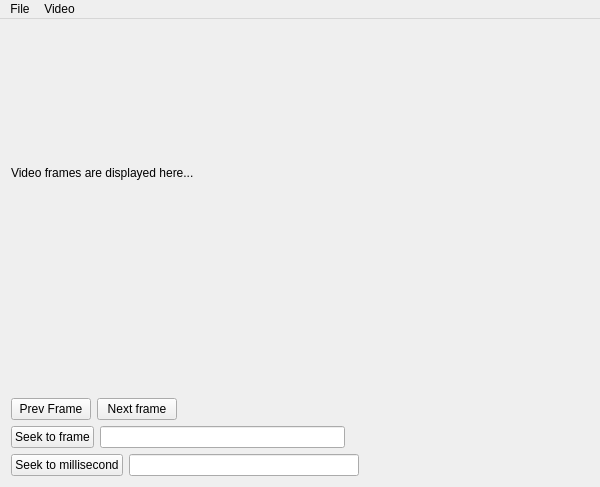
<?xml version="1.0" encoding="UTF-8"?>
<ui version="4.0">
 <class>MainWindow</class>
 <widget class="QMainWindow" name="MainWindow">
  <property name="geometry">
   <rect>
    <x>0</x>
    <y>0</y>
    <width>600</width>
    <height>487</height>
   </rect>
  </property>
  <property name="windowTitle">
   <string>QTFFmpegWrapper demonstration</string>
  </property>
  <property name="windowIcon">
   <iconset resource="resource.qrc">
    <normaloff>:/logo3.png</normaloff>:/logo3.png</iconset>
  </property>
  <widget class="QWidget" name="centralWidget">
   <layout class="QVBoxLayout" name="verticalLayout" stretch="4,1,1,1,1">
    <item>
     <widget class="QLabel" name="labelVideoFrame">
      <property name="text">
       <string>Video frames are displayed here...</string>
      </property>
     </widget>
    </item>
    <item>
     <widget class="QLabel" name="labelVideoInfo">
      <property name="text">
       <string/>
      </property>
     </widget>
    </item>
    <item>
     <layout class="QHBoxLayout" name="horizontalLayout_3">
      <item>
       <widget class="QPushButton" name="pushButtonPrevFrame">
        <property name="text">
         <string>Prev Frame</string>
        </property>
       </widget>
      </item>
      <item>
       <widget class="QPushButton" name="pushButtonNextFrame">
        <property name="text">
         <string>Next frame</string>
        </property>
       </widget>
      </item>
      <item>
       <spacer name="horizontalSpacer_3">
        <property name="orientation">
         <enum>Qt::Horizontal</enum>
        </property>
        <property name="sizeHint" stdset="0">
         <size>
          <width>40</width>
          <height>20</height>
         </size>
        </property>
       </spacer>
      </item>
     </layout>
    </item>
    <item>
     <layout class="QHBoxLayout" name="horizontalLayout">
      <item>
       <widget class="QPushButton" name="pushButtonSeekFrame">
        <property name="text">
         <string>Seek to frame</string>
        </property>
       </widget>
      </item>
      <item>
       <widget class="QLineEdit" name="lineEditFrame"/>
      </item>
      <item>
       <spacer name="horizontalSpacer">
        <property name="orientation">
         <enum>Qt::Horizontal</enum>
        </property>
        <property name="sizeHint" stdset="0">
         <size>
          <width>40</width>
          <height>20</height>
         </size>
        </property>
       </spacer>
      </item>
     </layout>
    </item>
    <item>
     <layout class="QHBoxLayout" name="horizontalLayout_2">
      <item>
       <widget class="QPushButton" name="pushButtonSeekMillisecond">
        <property name="text">
         <string>Seek to millisecond</string>
        </property>
       </widget>
      </item>
      <item>
       <widget class="QLineEdit" name="lineEditMillisecond"/>
      </item>
      <item>
       <spacer name="horizontalSpacer_2">
        <property name="orientation">
         <enum>Qt::Horizontal</enum>
        </property>
        <property name="sizeHint" stdset="0">
         <size>
          <width>40</width>
          <height>20</height>
         </size>
        </property>
       </spacer>
      </item>
     </layout>
    </item>
   </layout>
  </widget>
  <widget class="QMenuBar" name="menuBar">
   <property name="geometry">
    <rect>
     <x>0</x>
     <y>0</y>
     <width>600</width>
     <height>21</height>
    </rect>
   </property>
   <widget class="QMenu" name="menuFile">
    <property name="title">
     <string>File</string>
    </property>
    <addaction name="actionQuit"/>
   </widget>
   <widget class="QMenu" name="menuVideo">
    <property name="title">
     <string>Video</string>
    </property>
    <addaction name="actionLoad_video"/>
    <addaction name="actionSave_synthetic_video"/>
    <addaction name="actionSave_synthetic_variable_frame_rate_video"/>
   </widget>
   <addaction name="menuFile"/>
   <addaction name="menuVideo"/>
  </widget>
  <action name="actionQuit">
   <property name="text">
    <string>Quit</string>
   </property>
   <property name="shortcut">
    <string>Ctrl+Q</string>
   </property>
  </action>
  <action name="actionLoad_video">
   <property name="text">
    <string>Load video</string>
   </property>
   <property name="shortcut">
    <string>Ctrl+L</string>
   </property>
  </action>
  <action name="actionSave_synthetic_video">
   <property name="text">
    <string>Save synthetic video</string>
   </property>
   <property name="shortcut">
    <string>Ctrl+S</string>
   </property>
  </action>
  <action name="actionSave_synthetic_variable_frame_rate_video">
   <property name="text">
    <string>Save synthetic variable frame rate video</string>
   </property>
  </action>
 </widget>
 <layoutdefault spacing="6" margin="11"/>
 <resources>
  <include location="resource.qrc"/>
 </resources>
 <connections/>
</ui>
